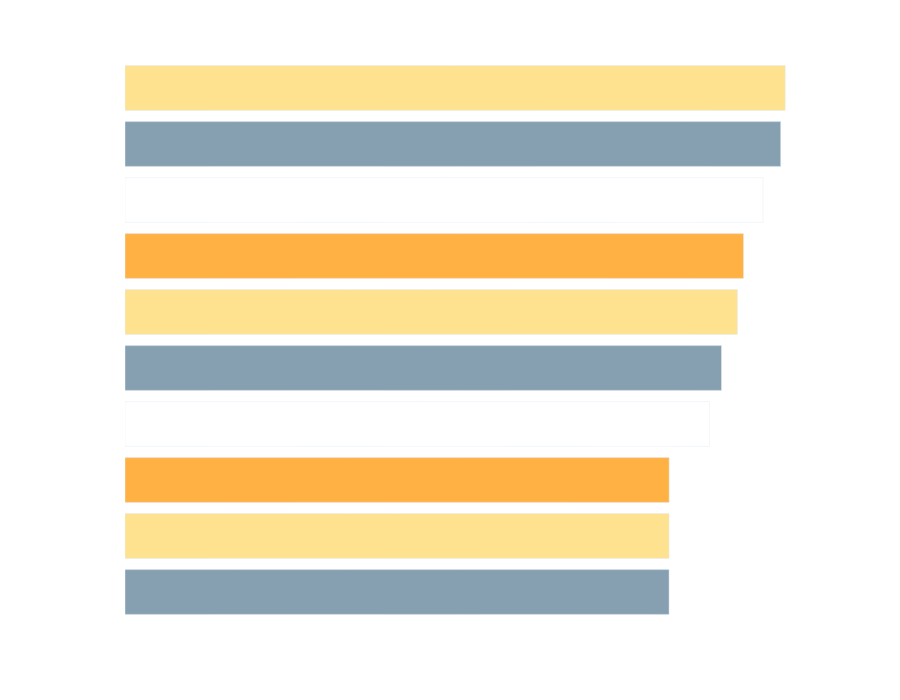

Notebook code cell kept with this figure:
### Markdown cell above
### Muestro en una gráfica los resultados de las performance de los modelos

### Code cell
import plotly.express as px
import pandas as pd

colors = ['#86A0B1', '#FEE28F', '#FFB144', '#FFFFFF']

fig = px.bar(df_metrics_14[::-1],
             x='R2_SCORE',
             y='Modelos',
             color='R2_SCORE', # add color parameter
             orientation='h',
             barmode='group',
            #  color_discrete_sequence=colors,
             height=500,
             title=None)

fig.update_traces(
    marker_color=np.tile(colors, 5),
    textfont=dict(size=16),
)

fig.update_xaxes(showticklabels=True, 
                 tickfont=dict(size=20, color='white'),
                 title="R2 Score",
                 title_font=dict(size=18, color='white'))

fig.update_yaxes(showticklabels=True,
                 title=None,
                 tickfont=dict(size=20, color='white'))


# set the background color to transparent
fig.update_layout(
    width=900,
    height=700,
    plot_bgcolor='rgba(0,0,0,0)',
    paper_bgcolor='rgba(0,0,0,0)')


fig.write_image(r'charts\model_metrics_14.png')

fig.show()

### Figure 1 — Plotly figure (JSON) as saved in the notebook; plotly's stock layout.template omitted (floating-point values rounded to 4 significant figures)
{"data": [{"alignmentgroup": "True", "hovertemplate": "R2_SCORE=%{marker.color}<br>Modelos=%{y}<extra></extra>", "legendgroup": "", "marker": {"color": ["#86A0B1", "#FEE28F", "#FFB144", "#FFFFFF", "#86A0B1", "#FEE28F", "#FFB144", "#FFFFFF", "#86A0B1", "#FEE28F", "#FFB144", "#FFFFFF", "#86A0B1", "#FEE28F", "#FFB144", "#FFFFFF", "#86A0B1", "#FEE28F", "#FFB144", "#FFFFFF"], "coloraxis": "coloraxis", "pattern": {"shape": ""}}, "name": "", "offsetgroup": "", "orientation": "h", "showlegend": false, "textfont": {"size": 16}, "textposition": "auto", "type": "bar", "x": [0.4832, 0.4832, 0.4832, 0.519, 0.5297, 0.5439, 0.5493, 0.5665, 0.5823, 0.5864], "xaxis": "x", "y": ["Lars ", "Ridge ", "Bayesian ", "SupVecMac ", "MLP ", "RndFrst ", "GradBoost ", "XGBBoost ", "CatBoost ", "LGBM "], "yaxis": "y"}], "layout": {"barmode": "group", "coloraxis": {"colorbar": {"title": {"text": "R2_SCORE"}}, "colorscale": [[0, "#0d0887"], [0.1111, "#46039f"], [0.2222, "#7201a8"], [0.3333, "#9c179e"], [0.4444, "#bd3786"], [0.5556, "#d8576b"], [0.6667, "#ed7953"], [0.7778, "#fb9f3a"], [0.8889, "#fdca26"], [1, "#f0f921"]]}, "height": 700, "legend": {"tracegroupgap": 0}, "margin": {"t": 60}, "paper_bgcolor": "rgba(0,0,0,0)", "plot_bgcolor": "rgba(0,0,0,0)", "width": 900, "xaxis": {"anchor": "y", "domain": [0, 1], "showticklabels": true, "tickfont": {"color": "white", "size": 20}, "title": {"font": {"color": "white", "size": 18}, "text": "R2 Score"}}, "yaxis": {"anchor": "x", "domain": [0, 1], "showticklabels": true, "tickfont": {"color": "white", "size": 20}, "title": {}}}}
